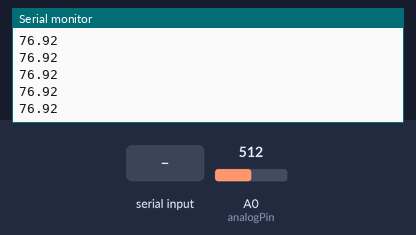
A sketch run on a simulated Arduino Uno, built with avr-gcc and run on an emulated ATmega328P. On the bench: the last lines printed to the serial monitor. Inputs (shaded band) come from the test bench; at power-on: A0 (analogPin) = 512.

Above: at 1.2 s.
1.3 s: A0 (analogPin) set to 716
At 1.36 s:
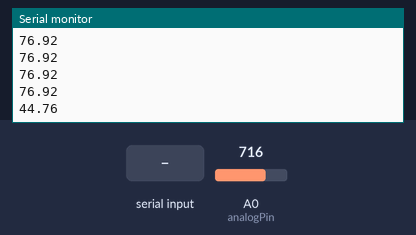
2.8 s: "1" received over the second serial link
At 2.82 s:
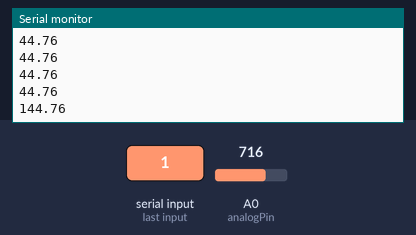
4.3 s: "0" received over the second serial link
At 4.34 s:
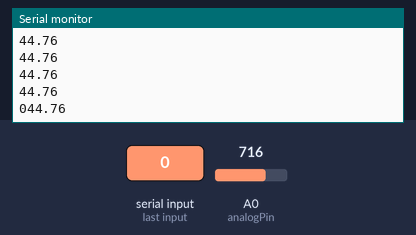
5.8 s: A0 (analogPin) set to 900
At 5.8 s:
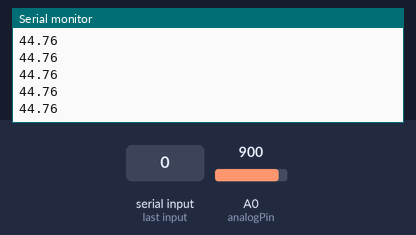
Timing chart, 0 to 8.3 s (numbered marks = the images above; inputs shaded):
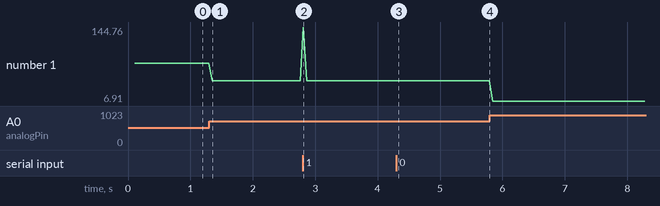

Measured:
- after the input at 1.3 s, the serial monitor: prints a new line after 0.05 s (image 1)
- after the input at 2.8 s, the serial monitor: prints a new line at once (image 2)
- after the input at 4.3 s, the serial monitor: prints a new line at once (image 3)
- plotted number 1: 76.92 → 44.76 after the input at 1.3 s, 44.76 → 6.91 after the input at 5.8 s

The sketch:

BluetoothSerialTransmission.ino
```cpp
#include <SoftwareSerial.h>
#include <math.h>

#define BP 0b00
#define ECG 0b01
#define PO 0b10
#define TEMP 0b11

// change baud rate to allow for faster data transmission???

SoftwareSerial Bluetooth(10, 11); // RX | TX

void setup() {
  Bluetooth.begin(38400);  //Default Baud for comm
  Serial.begin(9600);
  Serial.println("The bluetooth gates are open.\nConnect to HC-05 from any other bluetooth device with 1234 as pairing key!");
}

void loop() {
  // Output any data from bluetooth to Serial Monitor
  if (Bluetooth.available()) {
    Serial.write(Bluetooth.read());
  }

  static int i = 0;

  // bp test
  int systolicTest = serializeBP(123);
  byte systolicArray[2];
  int diastolicTest = serializeBP(90);
  byte diastolicArray[2];

  systolicArray[0] = (systolicTest & 0xFF00) >> 8;
  systolicArray[1] = systolicTest & 0x00FF;
  diastolicArray[0] = (diastolicTest & 0xFF00) >> 8;
  diastolicArray[1] = diastolicTest & 0x00FF;
  // ecg test
  int ecgTest = serializeECG(200 * sin(i) + 200);
  byte ecgArray[2];
  ecgArray[0] = (ecgTest & 0xFF00) >> 8;
  ecgArray[1] = ecgTest & 0x00FF;
  // po test
  int poTest = serializePO(200 * sin(i) + 200);
  byte poArray[2];
  poArray[0] = (poTest & 0xFF00) >> 8;
  poArray[1] = poTest & 0x00FF;
  // temp test
  int tempTest = serializeTemp(readTemp());
  byte tempArray[2];
  tempArray[0] = (tempTest & 0xFF00) >> 8;
  tempArray[1] = tempTest & 0x00FF;

  if (i > 100) {
    i = 0;
  } else {
    i++;
  }

  Bluetooth.write(systolicArray, 2);
  //Bluetooth.flush();
  delay(10);
  Bluetooth.write(diastolicArray, 2);
  delay(10);
  Bluetooth.write(ecgArray, 2);
  //Bluetooth.flush();
  delay(10);
  Bluetooth.write(poArray, 2);
  //Bluetooth.flush();
  delay(10);
  Bluetooth.write(tempArray, 2);
  //Bluetooth.flush();
  delay(10);
}

float readTemp() {
  // Set up variables to use to measure resistance and calculate temperature
  const int seriesResistance = 10000;
  const int nominalTemp = 25;
  const double cToK = 273.15;
  const int bCoeff = 3950;
  float thermistor_reading;
  float thermistor_resistance;
  float inverse_temp;
  float thermistor_temp;

  // Read voltage across thermistor on analog pin
  thermistor_reading = analogRead(A0);

  // Convert voltage reading to resistance of thermistor using known series resistor value
  thermistor_resistance = seriesResistance / ((1023.0 / thermistor_reading) - 1.0);

  // Use one parameter B equaton to convert from thermistor resistance to temp
  // 1/T = 1/T0 + 1/B*ln(R/R0)
  inverse_temp = (1.0 / (nominalTemp + cToK)) + (1.0 / bCoeff) * log(thermistor_resistance / seriesResistance);

  // Convert to Celcius from Kelvin
  thermistor_temp = (1.0 / inverse_temp) - cToK;
  thermistor_temp = thermistor_temp * 9 / 5 + 32;
  Serial.println(thermistor_temp);
  return thermistor_temp;
}

float readBP() {
  float PressureMin=0;
  float PressureMax=5.8;
  float Vsupply=5;
  int analogPin=A0;
  float volta =0;
  float maxvolt =0;
  float volt =0;
  float pressure =0;
  float MAP =0;
  float maxv=0;
  int air = 7;
  int val =8;

  pinMode(3, OUTPUT);
  pinMode(A0, INPUT);
  pinMode(air, OUTPUT);
  pinMode(val, OUTPUT);

  digitalWrite(air, LOW);    // turn the LED off by making the voltage LOW
  digitalWrite(val, LOW);   // turn the LED on (HIGH is the voltage level)

  for(int i=0; i <50; i=i+1) {
    volta= analogRead(analogPin);
    volt= (volta*Vsupply)/(pow(2,10));
    maxv = max(abs(volt-.05),maxvolt);
    maxvolt = abs(maxv-0.05);
    delay(250);
  }

  delay(15000);               // wait for a second
  digitalWrite(air, HIGH);    // turn the LED on (HIGH is the voltage level)
  digitalWrite(val, HIGH);    // turn the LED on (HIGH is the voltage level)
  pressure = (((maxvolt)-.1*Vsupply)/((.8*Vsupply)/(PressureMax-PressureMin)))+PressureMin;

  return pressure;
}

/*
  Serial Protocol (16 bits) for transmitting data
  max value = 2^11 - 1 = 2047

  bit 15 (MSB) = start bit = 0;
  bits 14-13 = data type (BP = 00; ECG = 01; PO = 10; temp = 11)
  bits 12-2 = data
  bit 1 = odd parity bit (gets set to either 0 or 1 to always make serialized data an odd amount of ones; used for error checking)
  bit 0 (LSB) = stop bit = 1
*/
int serializeBP(int bp) {
  // mask with 0b000...01
  int lowMask = ~0xE002; // 1110 0000 0000 0010
  int highMask = 0x0001; // 0000 0000 0000 0001
  // to encode:
  // systolic, diastolic

  // to decode:
  // for temp, divide by 25 and add 95
  // if temp is 0, add note "temp is below 95"

  // format to serial protocol
  int data = ((bp & 0x07FF) << 2) & lowMask | highMask;

  // return serial data with odd pairity bit
  return setOddParity(data);
}

int serializeECG(int ecg) {
  // mask with 0b001...01
  int lowMask = ~0xC002; // 1100 0000 0000 0010
  int highMask = 0x2001; // 0010 0000 0000 0001
  // format to serial protocol
  int data = ((ecg & 0x07FF) << 2) & lowMask | highMask;

  // return serial data with odd pairity bit
  return setOddParity(data);
}

int serializePO(int po) {
  // mask with 0b010...01
  int lowMask = ~0xA002; // 1010 0000 0000 0010
  int highMask = 0x4001; // 0100 0000 0000 0001
  // format to serial protocol
  int data = ((po & 0x07FF) << 2) & lowMask | highMask;

  // return serial data with odd pairity bit
  return setOddParity(data);
}

int serializeTemp(int temp) {
  // mask with 0b011...01
  int lowMask = ~0x8002; // 1000 0000 0000 0010
  int highMask = 0x6001; // 0110 0000 0000 0001
  // format to serial protocol
  int data = ((temp & 0x07FF) << 2) & lowMask | highMask;

  // return serial data with odd pairity bit
  return setOddParity(data);
}

// returns 0 if even or 1 if odd number of ones appear in serial data
// data is corrupted if this returns 0 on receiving end
int isDataOdd(int serialData) {
  int onesCounter = 0;

  for (int i = 0; i < 16; i++) {
    onesCounter += (serialData >> i) & 0x0001;
  }

  return onesCounter % 2;
}

// returns serial data with odd pairity (odd number of ones) by setting pairity bit (bit 1) to 0 if odd or 1 if even
// makes result always have an odd amount of ones for odd pairity check on receiving end
int setOddParity(int serialData) {
  return serialData | (~isDataOdd(serialData) & 0x01) << 1;
}
```
